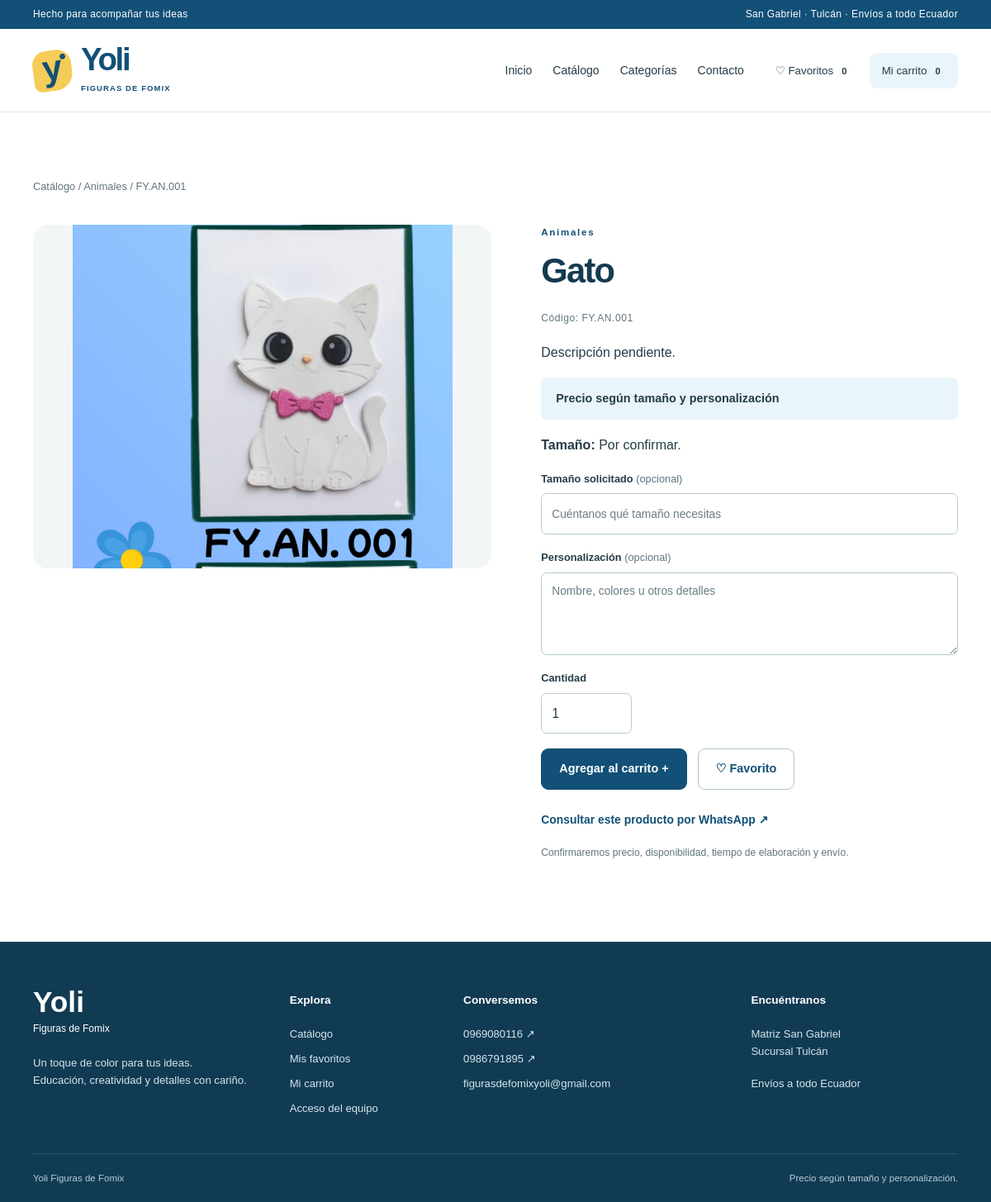
/producto/fy-an-001, run on the app's committed database.
### app/models/category.py (models this page shows)
class Category(db.Model):
    __tablename__ = 'categories'
    id = db.Column(db.Integer, primary_key=True)
    name = db.Column(db.String(120), nullable=False, unique=True)
    slug = db.Column(db.String(140), nullable=False, unique=True)
    description = db.Column(db.Text)
    sort_order = db.Column(db.Integer, nullable=False, default=0)
    is_active = db.Column(db.Boolean, nullable=False, default=True)
    products = db.relationship('Product', back_populates='category')

### app/models/product.py (models this page shows)
class Product(db.Model):
    __tablename__ = 'products'
    __table_args__ = (db.CheckConstraint("substr(code, -3) != '000'", name='no_placeholder'),)
    id = db.Column(db.Integer, primary_key=True)
    code = db.Column(db.String(60), nullable=False, unique=True)
    name = db.Column(db.String(200))
    slug = db.Column(db.String(240), nullable=False, unique=True)
    description = db.Column(db.Text)
    category_id = db.Column(db.Integer, db.ForeignKey('categories.id'), nullable=False, index=True)
    size_notes = db.Column(db.Text)
    allows_customization = db.Column(db.Boolean, nullable=False, default=False)
    is_active = db.Column(db.Boolean, nullable=False, default=False)
    is_featured = db.Column(db.Boolean, nullable=False, default=False)
    created_at = db.Column(db.DateTime(timezone=True), default=utcnow, nullable=False)
    updated_at = db.Column(db.DateTime(timezone=True), default=utcnow, onupdate=utcnow, nullable=False)
    category = db.relationship('Category', back_populates='products')
    images = db.relationship('ProductImage', back_populates='product', cascade='all, delete-orphan', order_by='ProductImage.sort_order')
    @property
    def display_name(self):
        return self.name or self.code
    @property
    def image_path(self):
        return self.images[0].file_path if self.images else 'img/placeholder.svg'

### app/models/product_image.py (models this page shows)
class ProductImage(db.Model):
    __tablename__ = 'product_images'
    id = db.Column(db.Integer, primary_key=True)
    product_id = db.Column(db.Integer, db.ForeignKey('products.id'), nullable=False, index=True)
    file_path = db.Column(db.String(400), nullable=False)
    alt_text = db.Column(db.String(250))
    sort_order = db.Column(db.Integer, default=0, nullable=False)
    product = db.relationship('Product', back_populates='images')

### app/catalog/routes.py (the view)
@bp.get('/producto/<slug>')
def detail(slug):
    product = public_products().filter(Product.slug == slug).first_or_404()
    message = f'Hola, Yoli Figuras de Fomix. Quisiera consultar por {product.code} — {product.display_name}. Por favor confirmar precio, disponibilidad y personalización.'
    return render_template('public/product_detail.html', product=product, consultation_url=whatsapp_url(PHONES[0], message))

### app/services/search.py (called while the page is built)
def public_products():
    return Product.query.join(Category).filter(Product.is_active.is_(True), Category.is_active.is_(True))

### app/services/whatsapp.py (called while the page is built)
def whatsapp_url(phone, message):
    if phone not in PHONES:
        raise ValueError('Número de WhatsApp inválido.')
    return 'https://wa.me/' + phone + '?' + urlencode({'text': message})

### app/templates/public/product_detail.html (shortened to what this page needs)
{% extends 'public/base.html' %}
{% block content %}<section class="container section">
<nav class="breadcrumbs" aria-label="Ruta de navegación">
<a href="{{ url_for('catalog.catalog') }}">Catálogo</a> / <a href="{{ url_for('catalog.catalog', categoria=product.category.slug) }}">{{ product.category.name }}</a> / {{ product.code }}</nav>
<div class="detail-grid">
<div>
<div class="detail-image">
<img id="main-product-image" src="{{ url_for('static', filename=product.image_path) }}" data-placeholder="{{ url_for('static', filename='img/placeholder.svg') }}" alt="{{ product.display_name }}" width="640" height="480">
</div></div>
<div class="detail-copy">
<span class="eyebrow">{{ product.category.name }}</span>
<h1>{{ product.display_name }}</h1>
<p class="product-code">Código: {{ product.code }}</p>
<p>{{ product.description or 'Descripción pendiente.' }}</p>
<p class="detail-price">Precio según tamaño y personalización</p>
<p>
<strong>Tamaño:</strong> {{ product.size_notes or 'Por confirmar.' }}</p>
<form id="product-form" data-code="{{ product.code }}">
<div class="field">
<label for="requested-size">Tamaño solicitado <span>(opcional)</span>
</label>
<input id="requested-size" name="requested_size" maxlength="120" placeholder="Cuéntanos qué tamaño necesitas">
</div>{% if product.allows_customization %}<div class="field">
<label for="personalization">Personalización <span>(opcional)</span>
</label>
<textarea id="personalization" name="personalization" maxlength="500" rows="3" placeholder="Nombre, colores u otros detalles">
</textarea>
</div>{% else %}<p class="muted">Opciones de personalización por confirmar. Consúltanos por WhatsApp.</p>{% endif %}<div class="field quantity-field">
<label for="quantity">Cantidad</label>
<input id="quantity" name="quantity" type="number" min="1" max="99" value="1" required>
</div>
<div class="button-row">
<button type="submit" class="button">Agregar al carrito +</button>
<button type="button" class="button button-outline" data-favorite="{{ product.code }}" aria-pressed="false">♡ Favorito</button>
</div>
</form>
<a class="text-link consultation" href="{{ consultation_url }}" target="_blank" rel="noopener noreferrer">Consultar este producto por WhatsApp ↗</a>
<p class="fine-print">Confirmaremos precio, disponibilidad, tiempo de elaboración y envío.</p>
</div>
</div>
</section>{% endblock %}

### app/static/css/styles.css (style rules this page uses)
:root { --blue:#125077; --blue-dark:#143b50; --sky:#e9f5fa; --yellow:#f5cc57; --ink:#253d49; --muted:#607580; --line:#dce6e9; --paper:#fff; --radius:18px; --shadow:0 12px 35px #193f5010; }
* { box-sizing:border-box; }
body { margin:0; font-family:'Trebuchet MS',Arial,sans-serif; font-size:16px; line-height:1.6; color:var(--ink); background:#fff; }
a { color:inherit; text-decoration:none; }
button,input,textarea,select { font:inherit; }
button,a,input,select,textarea { -webkit-tap-highlight-color:transparent; }
button { cursor:pointer; }
img { display:block; max-width:100%; object-fit:contain; }
h1,h2,h3,p { margin-top:0; }
h1,h2,h3 { line-height:1.16; letter-spacing:-.04em; color:var(--blue-dark); }
h1 { font-size:clamp(2.5rem,5vw,4.5rem); margin-bottom:24px; }
p { margin-bottom:18px; }
.container { max-width:1240px; width:calc(100% - 80px); margin:0 auto; }
.section { padding-top:80px; padding-bottom:80px; }
.eyebrow { font-size:.72rem; letter-spacing:.15em; font-weight:700; display:block; color:var(--blue); margin-bottom:14px; }
.button-row { display:flex; gap:13px; align-items:center; flex-wrap:wrap; }
.button { display:inline-flex; align-items:center; justify-content:center; gap:20px; border:1px solid var(--blue); border-radius:9px; background:var(--blue); color:white; padding:13px 21px; font-size:.9rem; font-weight:700; line-height:1.5; transition:background .15s,transform .15s; }
.button-outline { color:var(--blue); background:transparent; border-color:#adc2cc; }
.text-link { font-size:.87rem; font-weight:bold; color:var(--blue); text-underline-offset:5px; }
.field { display:flex; flex-direction:column; gap:7px; margin-bottom:18px; }
.field label { font-size:.8rem; font-weight:bold; }
.field label span { font-weight:normal; color:var(--muted); }
input,select,textarea { border:1px solid #b8cbd3; border-radius:7px; padding:11px 12px; width:100%; min-width:0; color:var(--ink); background:white; }
textarea { resize:vertical; }
input::placeholder,textarea::placeholder { color:#6a7c85; font-size:.86rem; }
.product-info h3,.detail-copy h1,.cart-item h3 { overflow-wrap:anywhere; }
.product-code { font-size:.76rem; color:var(--muted); letter-spacing:.04em; }
.breadcrumbs { font-size:.8rem; color:var(--muted); margin-bottom:35px; }
.detail-grid { display:grid; grid-template-columns:1.1fr 1fr; gap:60px; }
.detail-image { background:#f2f6f7; border-radius:18px; overflow:hidden; }
.detail-image img { width:100%; height:auto; aspect-ratio:4/3; }
.detail-copy h1 { font-size:2.6rem; }
.detail-price { padding:14px 18px; background:var(--sky); border-radius:7px; font-size:.9rem; font-weight:bold; }
.quantity-field { max-width:110px; }
.consultation { display:inline-block; margin-top:25px; }
.fine-print { font-size:.76rem; color:var(--muted); margin-top:18px; }

### data on the page
Category: category.name "Animales"
Product: code "FY.AN.001", display_name "Gato", description "Descripción pendiente.", size_notes "Por confirmar."
ProductImage: file_path (picture)
